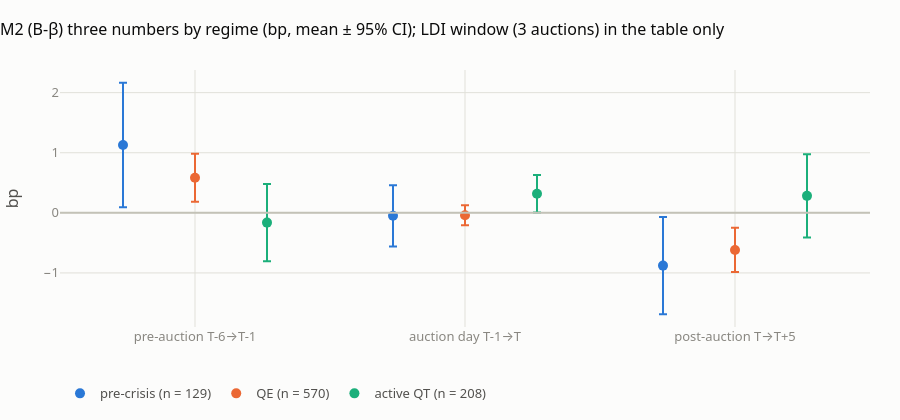

The notebook cell saved with this chart:
### Code cell
t = H[(H["set"] == "M2 (B-β), all years") & (H["by"] == "regime") & H.group.isin(["pre-crisis", "QE", "active QT"])]
regs = ["pre-crisis", "QE", "active QT"]
cr = plotting.colour_map(regs)
title = "M2 (B-β) three numbers by regime (bp, mean ± 95% CI); LDI window (3 auctions) in the table only"
fig_s, ax = plt.subplots(figsize=(10, 4.4))
ax.axhline(0, color=plotting.BASELINE, lw=1)
for j, g in enumerate(regs):
    u = t[t.group == g].set_index("measure").loc[an.WINDOWS]
    ax.errorbar(np.arange(3) + (j - 1) * 0.22, u.mean_bp, yerr=1.96 * u.se_cluster, fmt="o", color=cr[g], ms=7, capsize=3, lw=2,
                label=f"{g} (n = {int(u.n.iloc[0])})")
ax.set_xticks(range(3), [wl[w] for w in an.WINDOWS]); ax.set_ylabel("bp"); ax.set_title(title, fontsize=11)
ax.legend(title=None, loc="lower left"); fig_s.tight_layout()
fig_p = go.Figure()
for g in regs:
    u = t[t.group == g].set_index("measure").loc[an.WINDOWS]
    fig_p.add_trace(go.Scatter(x=[wl[w].replace("\n", " ") for w in an.WINDOWS], y=u.mean_bp, mode="markers", name=f"{g} (n = {int(u.n.iloc[0])})",
                               marker=dict(color=cr[g], size=10), error_y=dict(type="data", array=1.96 * u.se_cluster, color=cr[g], thickness=2),
                               hovertemplate=g + ": %{y:+.2f} bp<extra></extra>"))
fig_p.add_hline(y=0, line_color=plotting.BASELINE)
fig_p.update_layout(template=plotting.PLOTLY_TEMPLATE, height=420, title=title, scattermode="group", yaxis_title="bp",
                    legend=dict(orientation="h", y=-0.2))
plotting.save_pair("stage5_regimes", fig_s, fig_p)
fig_p.show()

### Figure 1 — Plotly figure (JSON) as saved in the notebook; plotly's stock layout.template omitted (floating-point values rounded to 4 significant figures)
{"data": [{"error_y": {"array": [1.034, 0.5086, 0.8076], "color": "#2a78d6", "thickness": 2, "type": "data"}, "hovertemplate": "pre-crisis: %{y:+.2f} bp<extra></extra>", "marker": {"color": "#2a78d6", "size": 10}, "mode": "markers", "name": "pre-crisis (n = 129)", "type": "scatter", "x": ["pre-auction T-6→T-1", "auction day T-1→T", "post-auction T→T+5"], "y": [1.129, -0.04944, -0.8783]}, {"error_y": {"array": [0.3985, 0.1672, 0.3684], "color": "#eb6834", "thickness": 2, "type": "data"}, "hovertemplate": "QE: %{y:+.2f} bp<extra></extra>", "marker": {"color": "#eb6834", "size": 10}, "mode": "markers", "name": "QE (n = 570)", "type": "scatter", "x": ["pre-auction T-6→T-1", "auction day T-1→T", "post-auction T→T+5"], "y": [0.585, -0.04037, -0.6177]}, {"error_y": {"array": [0.6415, 0.3118, 0.6914], "color": "#1baf7a", "thickness": 2, "type": "data"}, "hovertemplate": "active QT: %{y:+.2f} bp<extra></extra>", "marker": {"color": "#1baf7a", "size": 10}, "mode": "markers", "name": "active QT (n = 208)", "type": "scatter", "x": ["pre-auction T-6→T-1", "auction day T-1→T", "post-auction T→T+5"], "y": [-0.1625, 0.3186, 0.2828]}], "layout": {"height": 420, "legend": {"orientation": "h", "y": -0.2}, "scattermode": "group", "shapes": [{"line": {"color": "#c3c2b7"}, "type": "line", "x0": 0, "x1": 1, "xref": "x domain", "y0": 0, "y1": 0, "yref": "y"}], "title": {"text": "M2 (B-β) three numbers by regime (bp, mean ± 95% CI); LDI window (3 auctions) in the table only"}, "yaxis": {"title": {"text": "bp"}}}}
